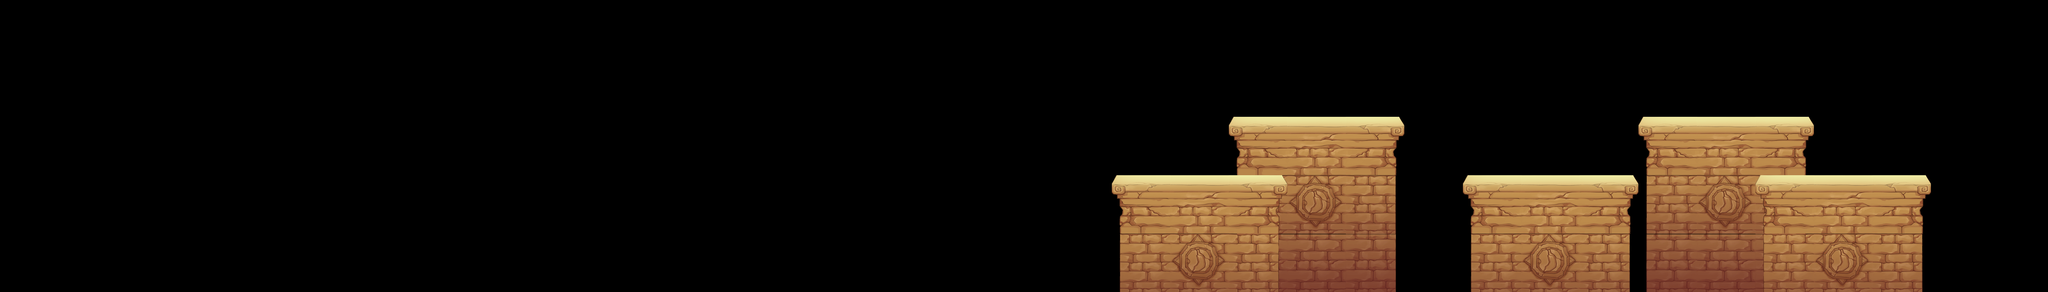

Below is a game level as drawn by its tile map, then a one-line description and the .tmx file that defines it, in full:
An orthogonal 35x5 tile map with 256x256 px tiles, 5 tile layers (second_pattern, first_pattern, third_pattern, fourth_pattern, ...).

<map version="1.10" tiledversion="1.10.2" orientation="orthogonal" renderorder="right-down" width="35" height="5" tilewidth="256" tileheight="256" infinite="0" nextlayerid="6" nextobjectid="1">
 <editorsettings>
  <export target="platform_set_two.json" format="json" />
 </editorsettings>
 <tileset firstgid="1" name="tiles" tilewidth="256" tileheight="256" tilecount="9" columns="3">
  <image source="platform.png" width="768" height="771" />
 </tileset>
 <layer id="2" name="second_pattern" width="35" height="5">
  <data encoding="csv">
0,0,0,0,0,0,0,0,0,0,0,0,0,0,0,0,0,0,0,0,0,0,0,0,0,0,0,0,0,0,0,0,0,0,0,
0,0,0,0,0,0,0,0,0,0,0,0,0,0,0,0,0,0,0,0,0,0,0,0,0,0,0,0,0,0,0,0,0,0,0,
0,0,0,0,0,0,0,0,0,0,0,0,0,0,0,0,0,0,0,0,0,1,2,3,0,0,0,0,0,0,0,0,0,0,0,
0,0,0,0,0,0,0,0,0,0,0,0,0,0,0,0,0,0,0,0,0,4,5,6,0,0,0,0,0,0,0,0,0,0,0,
0,0,0,0,0,0,0,0,0,0,0,0,0,0,0,0,0,0,0,0,0,7,8,9,0,0,0,0,0,0,0,0,0,0,0
</data>
 </layer>
 <layer id="1" name="first_pattern" width="35" height="5">
  <data encoding="csv">
0,0,0,0,0,0,0,0,0,0,0,0,0,0,0,0,0,0,0,0,0,0,0,0,0,0,0,0,0,0,0,0,0,0,0,
0,0,0,0,0,0,0,0,0,0,0,0,0,0,0,0,0,0,0,0,0,0,0,0,0,0,0,0,0,0,0,0,0,0,0,
0,0,0,0,0,0,0,0,0,0,0,0,0,0,0,0,0,0,0,0,0,0,0,0,0,0,0,0,0,0,0,0,0,0,0,
0,0,0,0,0,0,0,0,0,0,0,0,0,0,0,0,0,0,0,1,2,3,0,0,0,0,0,0,0,0,0,0,0,0,0,
0,0,0,0,0,0,0,0,0,0,0,0,0,0,0,0,0,0,0,4,5,6,0,0,0,0,0,0,0,0,0,0,0,0,0
</data>
 </layer>
 <layer id="3" name="third_pattern" width="35" height="5">
  <data encoding="csv">
0,0,0,0,0,0,0,0,0,0,0,0,0,0,0,0,0,0,0,0,0,0,0,0,0,0,0,0,0,0,0,0,0,0,0,
0,0,0,0,0,0,0,0,0,0,0,0,0,0,0,0,0,0,0,0,0,0,0,0,0,0,0,0,0,0,0,0,0,0,0,
0,0,0,0,0,0,0,0,0,0,0,0,0,0,0,0,0,0,0,0,0,0,0,0,0,0,0,0,0,0,0,0,0,0,0,
0,0,0,0,0,0,0,0,0,0,0,0,0,0,0,0,0,0,0,0,0,0,0,0,0,1,2,3,0,0,0,0,0,0,0,
0,0,0,0,0,0,0,0,0,0,0,0,0,0,0,0,0,0,0,0,0,0,0,0,0,4,5,6,0,0,0,0,0,0,0
</data>
 </layer>
 <layer id="4" name="fourth_pattern" width="35" height="5">
  <data encoding="csv">
0,0,0,0,0,0,0,0,0,0,0,0,0,0,0,0,0,0,0,0,0,0,0,0,0,0,0,0,0,0,0,0,0,0,0,
0,0,0,0,0,0,0,0,0,0,0,0,0,0,0,0,0,0,0,0,0,0,0,0,0,0,0,0,0,0,0,0,0,0,0,
0,0,0,0,0,0,0,0,0,0,0,0,0,0,0,0,0,0,0,0,0,0,0,0,0,0,0,0,1,2,3,0,0,0,0,
0,0,0,0,0,0,0,0,0,0,0,0,0,0,0,0,0,0,0,0,0,0,0,0,0,0,0,0,4,5,6,0,0,0,0,
0,0,0,0,0,0,0,0,0,0,0,0,0,0,0,0,0,0,0,0,0,0,0,0,0,0,0,0,7,8,9,0,0,0,0
</data>
 </layer>
 <layer id="5" name="fifth_pattern" width="35" height="5">
  <data encoding="csv">
0,0,0,0,0,0,0,0,0,0,0,0,0,0,0,0,0,0,0,0,0,0,0,0,0,0,0,0,0,0,0,0,0,0,0,
0,0,0,0,0,0,0,0,0,0,0,0,0,0,0,0,0,0,0,0,0,0,0,0,0,0,0,0,0,0,0,0,0,0,0,
0,0,0,0,0,0,0,0,0,0,0,0,0,0,0,0,0,0,0,0,0,0,0,0,0,0,0,0,0,0,0,0,0,0,0,
0,0,0,0,0,0,0,0,0,0,0,0,0,0,0,0,0,0,0,0,0,0,0,0,0,0,0,0,0,0,1,2,3,0,0,
0,0,0,0,0,0,0,0,0,0,0,0,0,0,0,0,0,0,0,0,0,0,0,0,0,0,0,0,0,0,4,5,6,0,0
</data>
 </layer>
</map>
